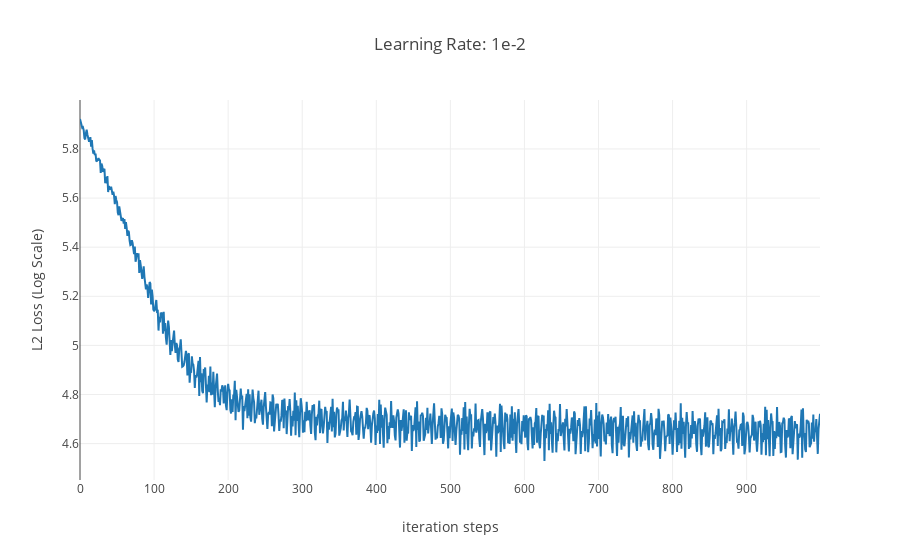

Source (notebook cell):
### Code cell
data = [go.Scatter(x=np.arange(1000),
                   y=np.log(np.array(classifier.loss)),
                   mode="lines",
                   name="layer_number: 10"),]
layout = go.Layout(
    title='Learning Rate: 1e-2',
    xaxis=dict(
        title='iteration steps',
    ),
    yaxis=dict(
        title='L2 Loss (Log Scale)'
    )
)
fig = go.Figure(data=data, layout=layout)
iplot(fig)

### Figure 1 — Plotly figure (JSON) as saved in the notebook; plotly's stock layout.template omitted (floating-point values rounded to 4 significant figures; data arrays with more than 128 entries replaced by an {"elided": "..."} marker saying what was removed)
{"data": [{"mode": "lines", "name": "layer_number: 10", "type": "scatter", "x": {"elided": "1000 int values"}, "y": {"elided": "3000 float values"}}], "layout": {"title": "Learning Rate: 1e-2", "xaxis": {"title": "iteration steps"}, "yaxis": {"title": "L2 Loss (Log Scale)"}}}
